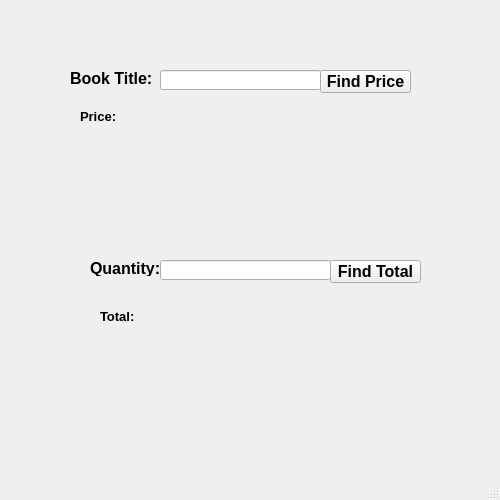
<?xml version="1.0" encoding="UTF-8"?>
<ui version="4.0">
 <class>WindowTitle</class>
 <widget class="QMainWindow" name="WindowTitle">
  <property name="geometry">
   <rect>
    <x>0</x>
    <y>0</y>
    <width>500</width>
    <height>500</height>
   </rect>
  </property>
  <property name="windowTitle">
   <string>MainWindow</string>
  </property>
  <widget class="QWidget" name="centralwidget">
   <widget class="QPushButton" name="pushButton_2">
    <property name="geometry">
     <rect>
      <x>330</x>
      <y>260</y>
      <width>91</width>
      <height>23</height>
     </rect>
    </property>
    <property name="font">
     <font>
      <family>Arial</family>
      <pointsize>12</pointsize>
      <weight>75</weight>
      <bold>true</bold>
     </font>
    </property>
    <property name="text">
     <string>Find Total</string>
    </property>
   </widget>
   <widget class="QLabel" name="label">
    <property name="geometry">
     <rect>
      <x>70</x>
      <y>70</y>
      <width>91</width>
      <height>16</height>
     </rect>
    </property>
    <property name="font">
     <font>
      <family>Arial</family>
      <pointsize>12</pointsize>
      <weight>75</weight>
      <bold>true</bold>
     </font>
    </property>
    <property name="text">
     <string>Book Title:</string>
    </property>
   </widget>
   <widget class="QLabel" name="label_2">
    <property name="geometry">
     <rect>
      <x>90</x>
      <y>260</y>
      <width>71</width>
      <height>16</height>
     </rect>
    </property>
    <property name="font">
     <font>
      <family>Arial</family>
      <pointsize>12</pointsize>
      <weight>75</weight>
      <bold>true</bold>
     </font>
    </property>
    <property name="text">
     <string>Quantity:</string>
    </property>
   </widget>
   <widget class="QLineEdit" name="lineEdit">
    <property name="geometry">
     <rect>
      <x>160</x>
      <y>70</y>
      <width>161</width>
      <height>20</height>
     </rect>
    </property>
   </widget>
   <widget class="QLineEdit" name="lineEdit_2">
    <property name="geometry">
     <rect>
      <x>160</x>
      <y>260</y>
      <width>171</width>
      <height>20</height>
     </rect>
    </property>
   </widget>
   <widget class="QPushButton" name="pushButton">
    <property name="geometry">
     <rect>
      <x>320</x>
      <y>70</y>
      <width>91</width>
      <height>23</height>
     </rect>
    </property>
    <property name="font">
     <font>
      <family>Arial</family>
      <pointsize>12</pointsize>
      <weight>75</weight>
      <bold>true</bold>
     </font>
    </property>
    <property name="text">
     <string>Find Price</string>
    </property>
   </widget>
   <widget class="QLabel" name="WindowTitle_2">
    <property name="geometry">
     <rect>
      <x>80</x>
      <y>110</y>
      <width>47</width>
      <height>13</height>
     </rect>
    </property>
    <property name="font">
     <font>
      <family>Arial</family>
      <pointsize>10</pointsize>
      <weight>75</weight>
      <bold>true</bold>
     </font>
    </property>
    <property name="text">
     <string>Price:</string>
    </property>
   </widget>
   <widget class="QLabel" name="label_4">
    <property name="geometry">
     <rect>
      <x>100</x>
      <y>310</y>
      <width>47</width>
      <height>13</height>
     </rect>
    </property>
    <property name="font">
     <font>
      <family>Arial</family>
      <pointsize>10</pointsize>
      <weight>75</weight>
      <bold>true</bold>
     </font>
    </property>
    <property name="text">
     <string>Total:</string>
    </property>
   </widget>
  </widget>
  <widget class="QMenuBar" name="menubar">
   <property name="geometry">
    <rect>
     <x>0</x>
     <y>0</y>
     <width>500</width>
     <height>21</height>
    </rect>
   </property>
  </widget>
  <widget class="QStatusBar" name="statusbar"/>
 </widget>
 <resources/>
 <connections/>
</ui>
